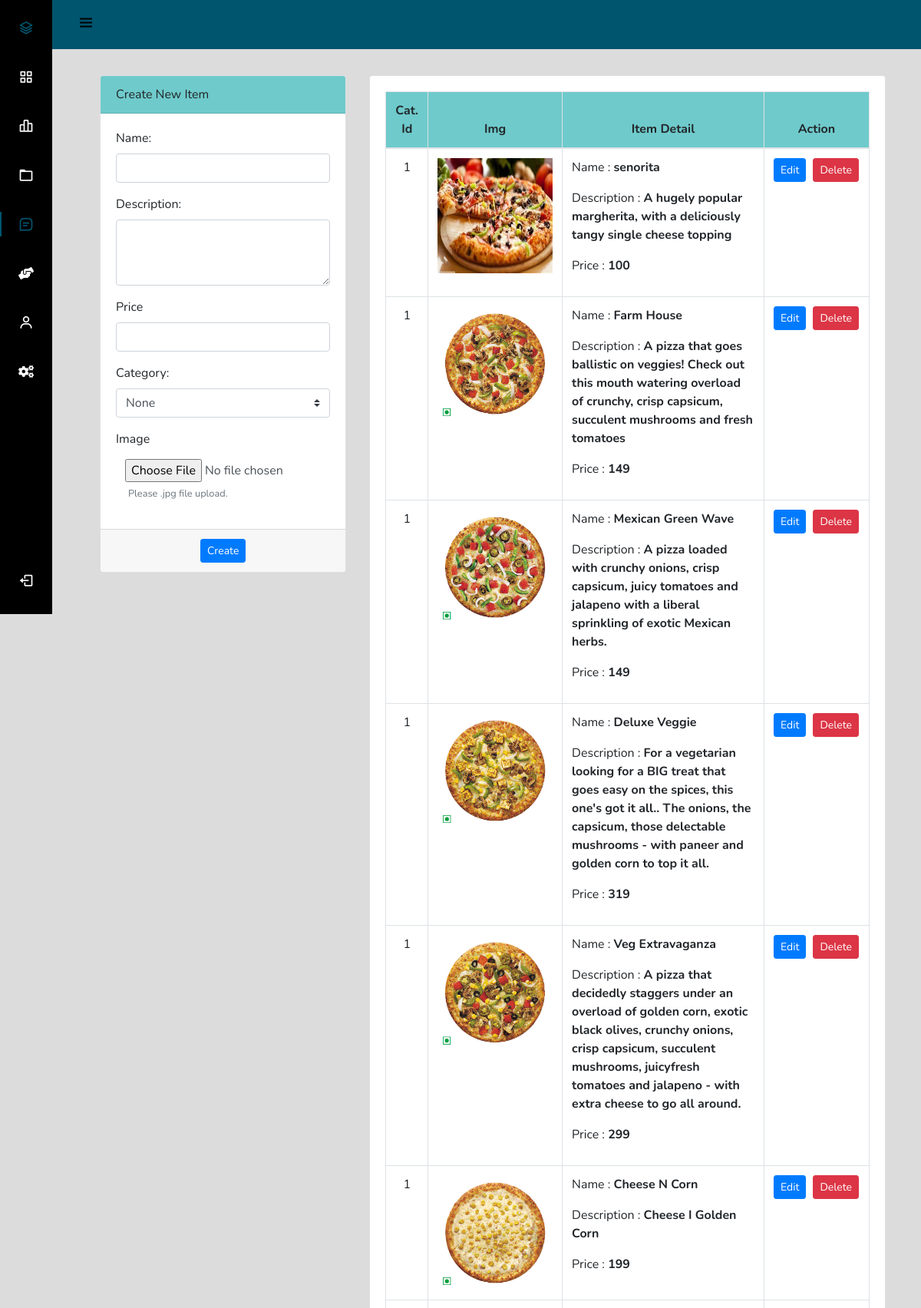
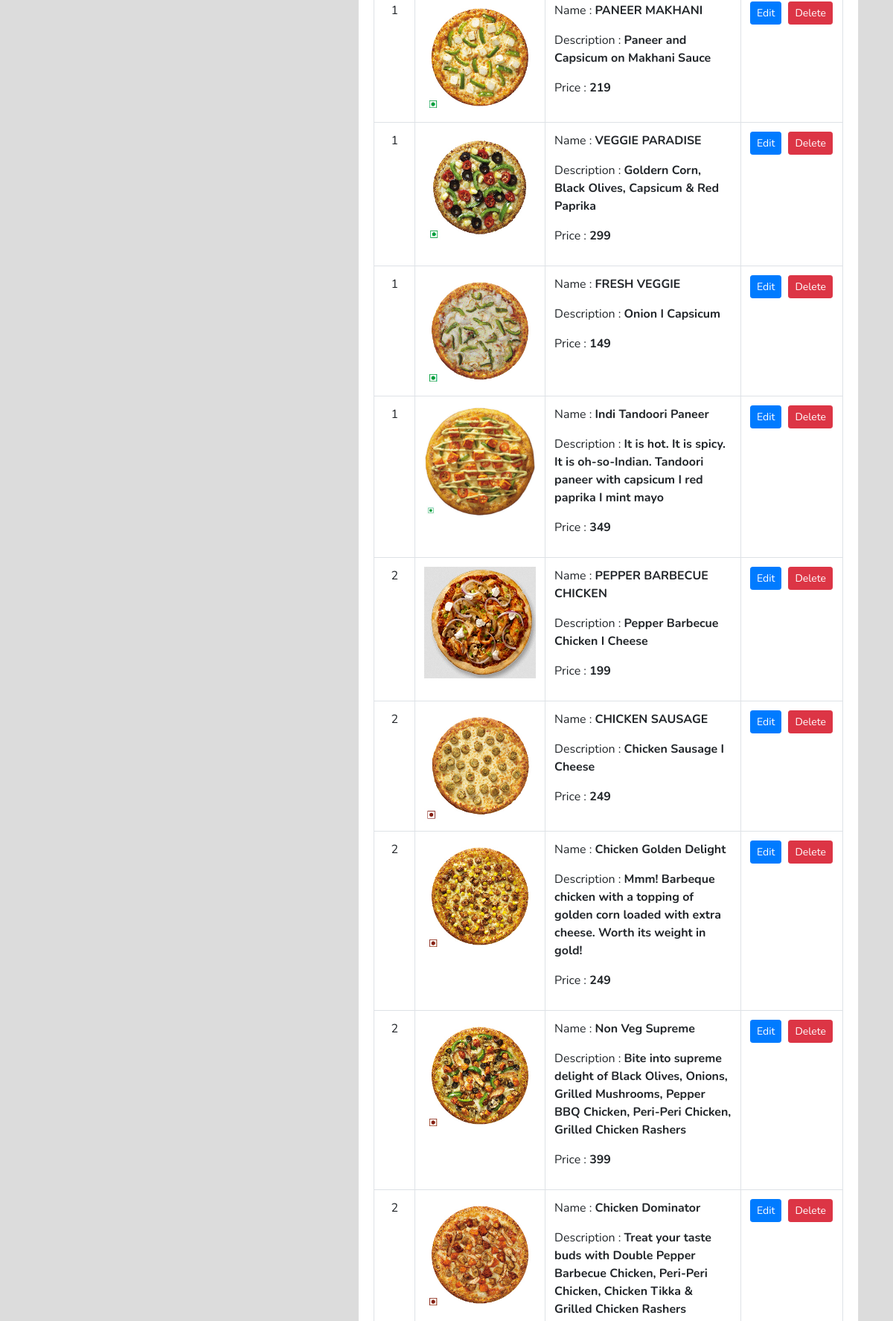
Screenshot of /admin/index.php?page=menuManage (signed in, upper part) with the database file from the repository (2 pictures, top to bottom).
### tables this page shows
CREATE TABLE `pizza` (
  `pizzaId` int(12) NOT NULL,
  `pizzaName` varchar(255) NOT NULL,
  `pizzaPrice` int(12) NOT NULL,
  `pizzaDesc` text NOT NULL,
  `pizzaCategorieId` int(12) NOT NULL,
  `pizzaPubDate` datetime NOT NULL DEFAULT current_timestamp()
);

### admin/menuManage.php (the view, shortened to what this page needs)
<div class="container-fluid" style="margin-top:98px">
	<div class="col-lg-12">
		<div class="row">
			<div class="col-md-4">
			<form action="partials/_menuManage.php" method="post" enctype="multipart/form-data">
				<div class="card mb-3">
					<div class="card-header" style="background-color: rgb(111 202 203);">
						Create New Item
				  	</div>
					<div class="card-body">
							<div class="form-group">
								<label class="control-label">Name: </label>
								<input type="text" class="form-control" name="name" required>
							</div>
							<div class="form-group">
								<label class="control-label">Description: </label>
								<textarea cols="30" rows="3" class="form-control" name="description" required></textarea>
							</div>
                            <div class="form-group">
								<label class="control-label">Price</label>
								<input type="number" class="form-control" name="price" required min="1">
							</div>
							<div class="form-group">
								<label class="control-label">Category: </label>
								<select name="categoryId" id="categoryId" class="custom-select browser-default" required>
								<option hidden disabled selected value>None</option>
								</select>
							</div>
							<div class="form-group">
								<label for="image" class="control-label">Image</label>
								<input type="file" name="image" id="image" accept=".jpg" class="form-control" required style="border:none;">
								<small id="Info" class="form-text text-muted mx-3">Please .jpg file upload.</small>
							</div>
					</div>
					<div class="card-footer">
						<div class="row">
							<div class="mx-auto">
								<button type="submit" name="createItem" class="btn btn-sm btn-primary"> Create </button>
							</div>
						</div>
					</div>
				</div>
			</form>
			</div>
			<div class="col-md-8">
				<div class="card">
					<div class="card-body">
						<table class="table table-bordered table-hover mb-0">
							<thead style="background-color: rgb(111 202 203);">
								<tr>
									<th class="text-center" style="width:7%;">Cat. Id</th>
									<th class="text-center">Img</th>
									<th class="text-center" style="width:58%;">Item Detail</th>
									<th class="text-center" style="width:18%;">Action</th>
								</tr>
							</thead>
							<tbody>
                            <?php
                                $sql = "SELECT * FROM `pizza`";
                                $result = mysqli_query($conn, $sql);
                                while($row = mysqli_fetch_assoc($result)){
                                    $pizzaId = $row['pizzaId'];
                                    $pizzaName = $row['pizzaName'];
                                    $pizzaPrice = $row['pizzaPrice'];
                                    $pizzaDesc = $row['pizzaDesc'];
                                    $pizzaCategorieId = $row['pizzaCategorieId'];
                                    echo '<tr>
                                            <td class="text-center">' .$pizzaCategorieId. '</td>
                                            <td>
                                                <img src="\Codes\Pizzabites\menu\img\pizza-'.$pizzaId. '.jpg" alt="image for this item" width="150px" height="150px">
                                            </td>
                                            <td>
                                                <p>Name : <b>' .$pizzaName. '</b></p>
                                                <p>Description : <b class="truncate">' .$pizzaDesc. '</b></p>
                                                <p>Price : <b>' .$pizzaPrice. '</b></p>
                                            </td>
                                            <td class="text-center">
												<div class="row mx-auto" style="width:112px">
													<button class="btn btn-sm btn-primary" type="button" data-toggle="modal" data-target="#updateItem' .$pizzaId. '">Edit</button>
													<form action="partials/_menuManage.php" method="POST">
														<button name="removeItem" class="btn btn-sm btn-danger" style="margin-left:9px;">Delete</button>
														<input type="hidden" name="pizzaId" value="'.$pizzaId. '">
													</form>
												</div>
                                            </td>
                                        </tr>';
                                }
                            ?>
							</tbody>
						</table>
					</div>
				</div>
			</div>
		</div>
	</div>
</div>

### admin/assetsForSideBar/css/styles.css (style rules this page uses)
:root { --header-height: 3rem; --nav-width: 68px; --first-color: #000000; --first-color-light: #ffffff; --white-color: #00556e; --body-font: 'Nunito', sans-serif; --normal-font-size: 1rem; --z-fixed: 100; }
*,::before,::after { box-sizing: border-box; }
body { position: relative; margin: var(--header-height) 0 0 0; padding: 0 1rem; font-family: var(--body-font); font-size: var(--normal-font-size); transition: .5s; }
@media screen and (min-width: 768px) { body { margin: calc(var(--header-height) + 1rem) 0 0 0; padding-left: calc(var(--nav-width) + 2rem); } }

### rows the page displays
pizza: pizzaCategorieId "1", shows a picture, pizzaName "senorita", pizzaDesc "A hugely popular margherita, with a deliciously tangy single cheese topping", pizzaPrice "100"
pizza: pizzaCategorieId "1", shows a picture, pizzaName "Farm House", pizzaDesc "A pizza that goes ballistic on veggies! Check out this mouth watering overload of crunchy, crisp capsicum, succulent mushrooms and fresh tomatoes", pizzaPrice "149"
pizza: pizzaCategorieId "1", shows a picture, pizzaName "Mexican Green Wave", pizzaDesc "A pizza loaded with crunchy onions, crisp capsicum, juicy tomatoes and jalapeno with a liberal sprinkling of exotic Mexican herbs.", pizzaPrice "149"
pizza: pizzaCategorieId "1", shows a picture, pizzaName "Deluxe Veggie", pizzaDesc "For a vegetarian looking for a BIG treat that goes easy on the spices, this one's got it all.. The onions, the capsicum, those delectable mushrooms - with paneer and golden corn to top it all.", pizzaPrice "319"
pizza: pizzaCategorieId "1", shows a picture, pizzaName "Veg Extravaganza", pizzaDesc "A pizza that decidedly staggers under an overload of golden corn, exotic black olives, crunchy onions, crisp capsicum, succulent mushrooms, juicyfresh tomatoes and jalapeno - with extra cheese to go all around.", pizzaPrice "299"
pizza: pizzaCategorieId "1", shows a picture, pizzaName "Cheese N Corn", pizzaDesc "Cheese I Golden Corn", pizzaPrice "199"
pizza: pizzaCategorieId "1", shows a picture, pizzaName "PANEER MAKHANI", pizzaDesc "Paneer and Capsicum on Makhani Sauce", pizzaPrice "219"
pizza: pizzaCategorieId "1", shows a picture, pizzaName "VEGGIE PARADISE", pizzaDesc "Goldern Corn, Black Olives, Capsicum & Red Paprika", pizzaPrice "299"
pizza: pizzaCategorieId "1", shows a picture, pizzaName "FRESH VEGGIE", pizzaDesc "Onion I Capsicum", pizzaPrice "149"
pizza: pizzaCategorieId "1", shows a picture, pizzaName "Indi Tandoori Paneer", pizzaDesc "It is hot. It is spicy. It is oh-so-Indian. Tandoori paneer with capsicum I red paprika I mint mayo", pizzaPrice "349"
pizza: pizzaCategorieId "2", shows a picture, pizzaName "PEPPER BARBECUE CHICKEN", pizzaDesc "Pepper Barbecue Chicken I Cheese", pizzaPrice "199"
pizza: pizzaCategorieId "2", shows a picture, pizzaName "CHICKEN SAUSAGE", pizzaDesc "Chicken Sausage I Cheese", pizzaPrice "249"
pizza: pizzaCategorieId "2", shows a picture, pizzaName "Chicken Golden Delight", pizzaDesc "Mmm! Barbeque chicken with a topping of golden corn loaded with extra cheese. Worth its weight in gold!", pizzaPrice "249"
pizza: pizzaCategorieId "2", shows a picture, pizzaName "Non Veg Supreme", pizzaDesc "Bite into supreme delight of Black Olives, Onions, Grilled Mushrooms, Pepper BBQ Chicken, Peri-Peri Chicken, Grilled Chicken Rashers", pizzaPrice "399"
pizza: pizzaCategorieId "2", shows a picture, pizzaName "Chicken Dominator", pizzaDesc "Treat your taste buds with Double Pepper Barbecue Chicken, Peri-Peri Chicken, Chicken Tikka & Grilled Chicken Rashers"
